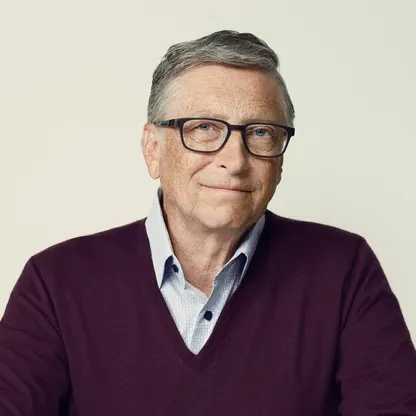
#> input picture DAY3/bill.png, 416 x 416 px
$ python face_detection.py
#> lines starting #> are read from the running program, lines starting #| are printed output that depends on the picture; after the words box and inside, x2 and y2 are one past the last pixel; in counts of white or black regions, pixels touching at a corner belong together
import cv2


face_cascade = cv2.CascadeClassifier('cascade_frontface_default.xml')

img = cv2.imread('bill.png')
#> img is the input picture: shape (416, 416, 3); mean B, G, R 133.1, 134.1, 149.7
print(img)
#> (printed output is left out)

gray_img = cv2.cvtColor(img, cv2.COLOR_BGR2GRAY)
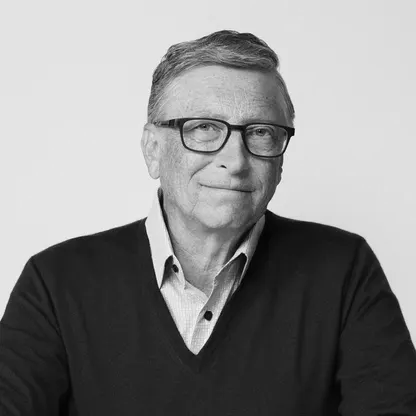
#> gray_img: shape (416, 416); min 1, max 251, mean 138.6
print(gray_img)
#> (printed output is left out)

faces = face_cascade.detectMultiScale(gray_img, scaleFactor=1.2, minNeighbors=4)
#> faces = [[119, 47, 223, 223]]
for x, y, w, h in faces:
    img = cv2.rectangle(img, (x, y), (x + w, y + h), (0, 255, 0), 3)
#> this loop made 1 pass
#> pass 1, `img = cv2.rectangle(img, (x, y), (x + w, y + h), (0, 255, 0), 3)`:
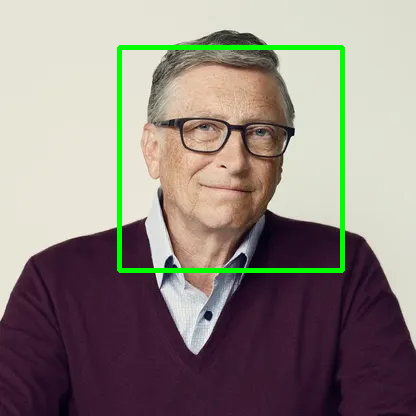
#> img: shape (416, 416, 3); 2.57% of pixels changed, all inside (x1, y1, x2, y2) = (117, 45, 345, 273)

cv2.imshow("Gray", img)

cv2.waitKey(0)

cv2.destroyAllWindows()

$ run again, with DAY3/1.png copied over DAY3/bill.png
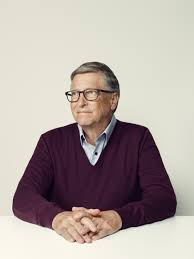
#> input picture DAY3/1.png, 194 x 259 px
#> img is the input picture: shape (259, 194, 3); mean B, G, R 162.3, 167.3, 178.3
#> (printed output is left out)
#> `gray_img = cv2.cvtColor(img, cv2.COLOR_BGR2GRAY)`:
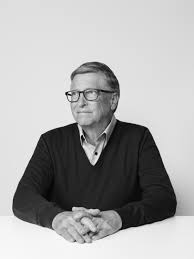
#> gray_img: shape (259, 194); min 1, max 254, mean 170
#> (printed output is left out)
#> faces = ()
